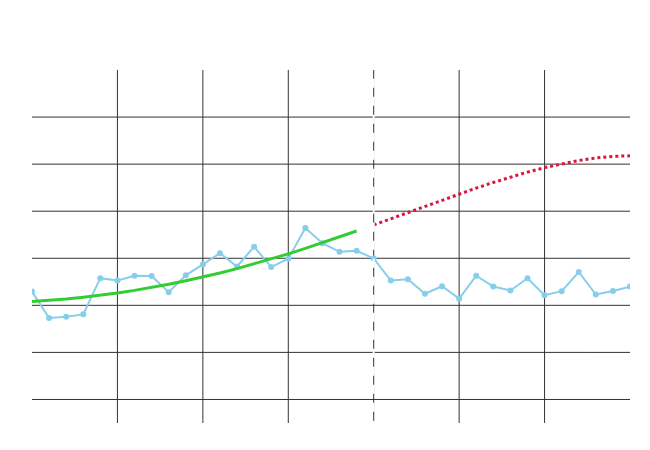

The notebook cell saved with this chart:
### Markdown cell above
###### ______________________________________________________________________________________________________________________________________

##### Why Can't Models Learn Stock Prices or Returns?

It should also be clear why we can't apply neural networks outright to stock prices or returns

The entire space is non-stationary; probabilities, distributions, and statistics do not converge

If we try to use a nueral network to approximate an expectation function in the context of stock returns we will be overfitting

### Code cell
import numpy as np
import plotly.graph_objs as go

# Simulate ABM-like stock price path
np.random.seed(42)
T = 200
t = np.arange(T)

price = np.zeros(T)
price[0] = 100

for i in range(1, T):
    drift = 0.05
    shock = np.random.randn() * 0.6
    mean_revert = 0.03 * (100 - price[i-1])
    price[i] = price[i-1] + drift + shock + mean_revert

# Split train/test
train_cut = 130
t_train, t_test = t[:train_cut], t[train_cut:]
p_train, p_test = price[:train_cut], price[train_cut:]

# Polynomial fit & predict
deg = 6
coef = np.polyfit(t_train, p_train, deg)
poly_fit = np.poly1d(coef)
p_pred_train = poly_fit(t_train)
p_pred_test = poly_fit(t_test)
t_future = np.arange(T, T + 20)
p_pred_future = poly_fit(t_future)

# Compose plot
fig = go.Figure()

fig.add_trace(go.Scatter(
    x=t, y=price, mode='lines+markers',
    line=dict(color='skyblue', width=2),
    name='ABM True Path'
))
fig.add_trace(go.Scatter(
    x=t_train, y=p_pred_train,
    mode='lines',
    line=dict(color='limegreen', width=3),
    name='Polynomial Fit (Train)'
))
fig.add_trace(go.Scatter(
    x=t_test, y=p_pred_test,
    mode='lines',
    line=dict(color='crimson', width=3, dash='dot'),
    name='Polynomial Fit (OOS)'
))
fig.add_trace(go.Scatter(
    x=t_future, y=p_pred_future,
    mode='lines',
    line=dict(color='crimson', width=2, dash='dot'),
    opacity=0.6,
    name='Polynomial Extrapolation (Future)'
))
fig.add_trace(go.Scatter(
    x=[train_cut, train_cut],
    y=[min(price)-5, max(price)+5],
    mode='lines',
    line=dict(color='white', width=2, dash='dash'),
    showlegend=False
))

fig.update_xaxes(showgrid=True, gridcolor="#323232", gridwidth=1, zeroline=False)
fig.update_yaxes(showgrid=True, gridcolor="#323232", gridwidth=1, zeroline=False)

fig.update_xaxes(range=[110, 145])
fig.update_yaxes(range=[95, 110])

fig.update_layout(
    width=650,
    height=450,
    plot_bgcolor='rgba(0,0,0,0)',
    paper_bgcolor='rgba(0,0,0,0)',
    font=dict(color='white'),
    margin=dict(l=10, r=10, t=70, b=10),
    title=dict(
        text="Stock Path: In-sample Fit vs Out-of-sample Reality",
        y=0.97
    ),
    showlegend=False
)

fig.show()

### Figure 1 — Plotly figure (JSON) as saved in the notebook; plotly's stock layout.template omitted (floating-point values rounded to 4 significant figures; data arrays with more than 128 entries replaced by an {"elided": "..."} marker saying what was removed)
{"data": [{"line": {"color": "skyblue", "width": 2}, "mode": "lines+markers", "name": "ABM True Path", "type": "scatter", "x": {"elided": "200 int values"}, "y": {"elided": "200 float values"}}, {"line": {"color": "limegreen", "width": 3}, "mode": "lines", "name": "Polynomial Fit (Train)", "type": "scatter", "x": {"elided": "130 int values"}, "y": {"elided": "130 float values"}}, {"line": {"color": "crimson", "dash": "dot", "width": 3}, "mode": "lines", "name": "Polynomial Fit (OOS)", "type": "scatter", "x": [130, 131, 132, 133, 134, 135, 136, 137, 138, 139, 140, 141, 142, 143, 144, 145, 146, 147, 148, 149, 150, 151, 152, 153, 154, 155, 156, 157, 158, 159, 160, 161, 162, 163, 164, 165, 166, 167, 168, 169, 170, 171, 172, 173, 174, 175, 176, 177, 178, 179, 180, 181, 182, 183, 184, 185, 186, 187, 188, 189, 190, 191, 192, 193, 194, 195, 196, 197, 198, 199], "y": [103.4, 103.7, 103.9, 104.2, 104.5, 104.7, 105.0, 105.2, 105.4, 105.7, 105.9, 106.0, 106.2, 106.3, 106.3, 106.4, 106.3, 106.3, 106.1, 105.9, 105.6, 105.3, 104.8, 104.3, 103.7, 102.9, 102.0, 101.0, 99.84, 98.53, 97.05, 95.4, 93.56, 91.52, 89.26, 86.77, 84.04, 81.06, 77.79, 74.24, 70.38, 66.19, 61.66, 56.77, 51.49, 45.82, 39.71, 33.17, 26.15, 18.64, 10.62, 2.055, -7.077, -16.8, -27.15, -38.15, -49.82, -62.21, -75.33, -89.23, -103.9, -119.5, -135.9, -153.2, -171.5, -190.8, -211.1, -232.4, -254.9, -278.5]}, {"line": {"color": "crimson", "dash": "dot", "width": 2}, "mode": "lines", "name": "Polynomial Extrapolation (Future)", "opacity": 0.6, "type": "scatter", "x": [200, 201, 202, 203, 204, 205, 206, 207, 208, 209, 210, 211, 212, 213, 214, 215, 216, 217, 218, 219], "y": [-303.4, -329.4, -356.8, -385.4, -415.5, -447.0, -480.0, -514.5, -550.6, -588.3, -627.8, -669.0, -712.0, -757.0, -803.8, -852.7, -903.6, -956.7, -1012.0, -1070.0]}, {"line": {"color": "white", "dash": "dash", "width": 2}, "mode": "lines", "showlegend": false, "type": "scatter", "x": [130, 130], "y": [91.65, 110.4]}], "layout": {"font": {"color": "white"}, "height": 450, "margin": {"b": 10, "l": 10, "r": 10, "t": 70}, "paper_bgcolor": "rgba(0,0,0,0)", "plot_bgcolor": "rgba(0,0,0,0)", "showlegend": false, "title": {"text": "Stock Path: In-sample Fit vs Out-of-sample Reality", "y": 0.97}, "width": 650, "xaxis": {"gridcolor": "#323232", "gridwidth": 1, "range": [110, 145], "showgrid": true, "zeroline": false}, "yaxis": {"gridcolor": "#323232", "gridwidth": 1, "range": [95, 110], "showgrid": true, "zeroline": false}}}
